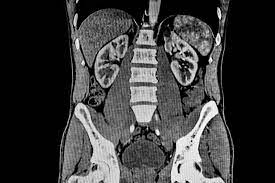
#> input picture download.jpeg, 275 x 183 px, found by its file name
$ jupyter execute --allow-errors Untitled.ipynb   (shell and % lines are left out)
#> lines starting #> are read from the running program, lines starting #| are printed output that depends on the picture
[cell 1]
import numpy as np
import cv2
import matplotlib.pyplot as plt
import matplotlib.image as mpimg

[cell 2]
image = mpimg.imread(r"C:\Users\abhis\Mine\CV_parle\download.jpeg")
#> image is the input picture: shape (183, 275, 3); min 0, max 255, mean 59.3
plt.imshow(image)

[cell 3]
image.shape
#> Out = (183, 275, 3)

[cell 4]
image

[cell 5]
image_copy = np.copy(image)
image_copy = cv2.cvtColor(image_copy, cv2.COLOR_RGB2GRAY)
plt.imshow(image_copy, cmap="gray")

#> (a cell that did not finish here is left out)

[cell 7]
image_copy = np.copy(image)
gray = cv2.cvtColor(image_copy, cv2.COLOR_RGB2GRAY)
plt.imshow(gray, cmap="gray")

#> (a cell that did not finish here is left out)

#> (a cell that did not finish here is left out)

#> (a cell that did not finish here is left out)

# Gaussian Blurr

[cell 11]
gray_blur = cv2.GaussianBlur(gray,(9,9), 0)
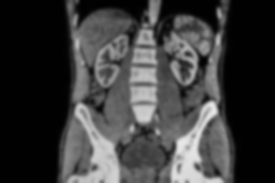
#> gray_blur: shape (183, 275); min 0, max 232, mean 59.3
plt.imshow(gray_blur)

#> (a cell that did not finish here is left out)

#> (a cell that did not finish here is left out)

#> (a cell that did not finish here is left out)

#> (a cell that did not finish here is left out)

#> (a cell that did not finish here is left out)

#> (a cell that did not finish here is left out)

# Low Pass Filter

[cell 18]
gaussian = 1/9*np.ones((3,3))
gaussian

[cell 19]
laplacian = np.array([[0,1,0],
                    [1,-4,1],
                    [0,1,0]])

[cell 20]
filtered_G = cv2.filter2D(gray,-1, gaussian)
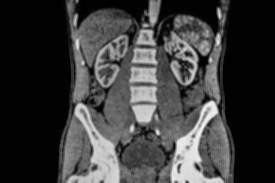
#> filtered_G: shape (183, 275); min 0, max 245, mean 59.3
plt.imshow(filtered_G)

[cell 21]
filtered_G = cv2.filter2D(gray_blur,-1, gaussian)
plt.imshow(filtered_G)

[cell 22]
filtered_l = cv2.filter2D(gray_blur, -1, laplacian)
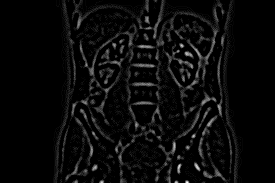
#> filtered_l: shape (183, 275); min 0, max 39, mean 1.6; drawn with min black and max white
plt.imshow(filtered_l)

[cell 23]
filtered_l = cv2.filter2D(gray, -1, laplacian)
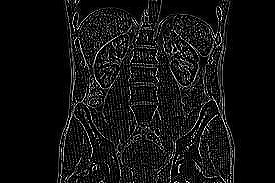
#> filtered_l: shape (183, 275); min 0, max 255, mean 18.4
plt.imshow(filtered_l)

[cell 24]
#Adding More Bluraity
gray_blur = cv2.GaussianBlur(gray,(31,31), 0)
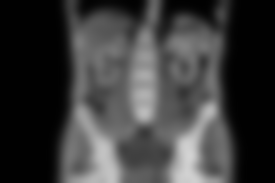
#> gray_blur: shape (183, 275); min 1, max 211, mean 59.3
plt.imshow(gray_blur)
